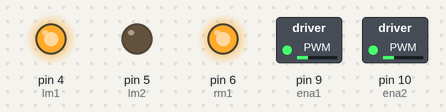
This sketch was run on a simulated Arduino Uno, built with avr-gcc and run on an emulated ATmega328P. On the bench: switched loads named in the sketch (green lamp = pin HIGH), output pins drawn as LEDs (lit = HIGH). Pins used as bus, display or sensor lines are not drawn.

Above: at 0.1 s.
Timing chart, 0 to 1.6 s (numbered marks = the images above):
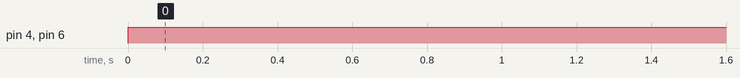

Measured:
- by itself, pin 4 (lm1), pin 6 (rm1): LOW → HIGH at 0.00 s

The sketch:

P_1205_maybe_obstacle.ino
```cpp
#include <SoftwareSerial.h>

//적외선
int s1 = 11;
int s2 = 8;
int s3 = 12;

//모터
int lm1 = 4;
int lm2 = 5;
int rm1 = 6;
int rm2 = 7;
int ena1 = 9;
int ena2 = 10;


void setup() {

  analogWrite(ena1, 70);
  analogWrite(ena2, 70);

  for (int i = 4; i <= 7; i++) {
    pinMode(i, OUTPUT);
  }
  pinMode(9, OUTPUT);
  pinMode(10, OUTPUT);
  for (int j = 11; j <= 12; j++) {
    pinMode(j, INPUT);
  }
  pinMode(8, INPUT);
  Serial.begin(9600); //시리얼
}

void loop() {

  motor_control(1,0,0,0);
  motor_control(1,0,1,0);
  delay(700);
  motor_control(0,0,0,1);
  motor_control(1,0,1,0);
  delay(700);
}

void motor_control(int j1, int j2, int j3, int j4) {
  digitalWrite(lm1, j1);
  digitalWrite(lm2, j2);
  digitalWrite(rm1, j3);
  digitalWrite(rm2, j4);
}
```
